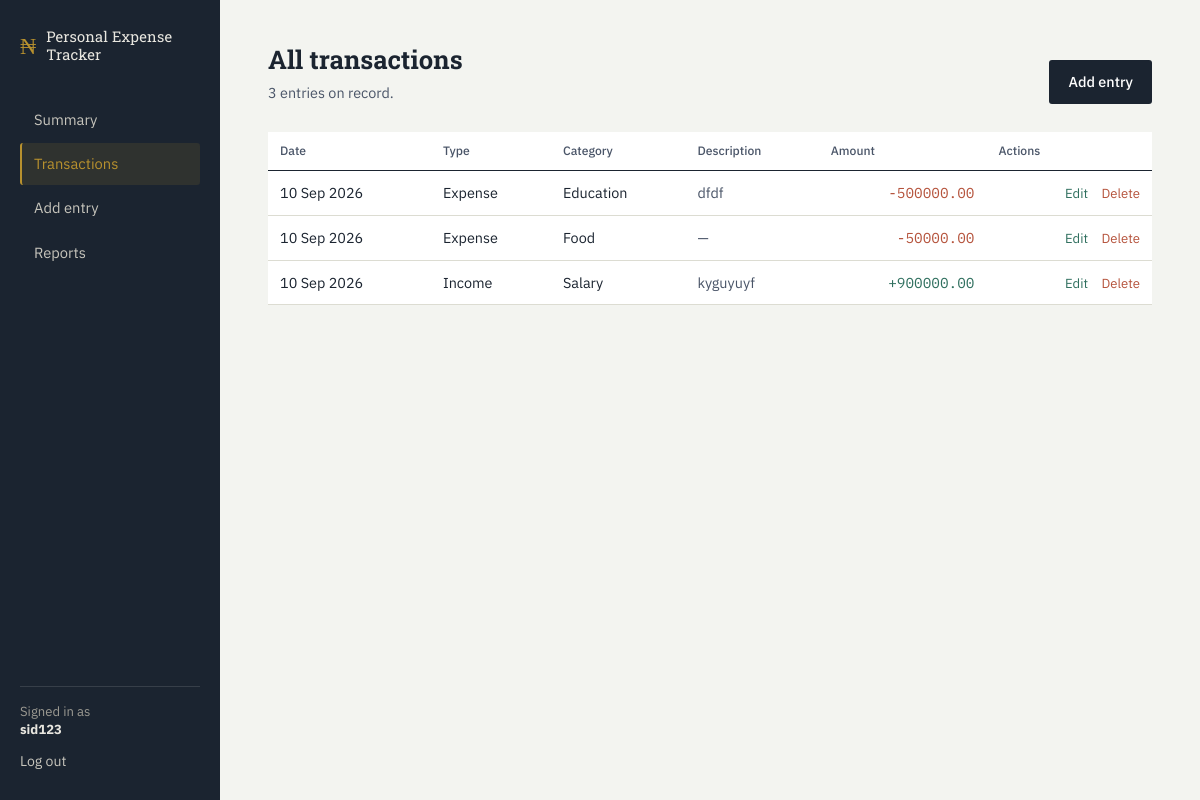
/transactions/ (signed in), run on the app's committed database.
### tracker/models.py (models this page shows, shortened)
class Transaction(models.Model):
    user = models.ForeignKey(User, on_delete=models.CASCADE, related_name="transactions")
    type = models.CharField(max_length=10, choices=TYPE_CHOICES)
    amount = models.DecimalField(max_digits=12, decimal_places=2)
    category = models.CharField(max_length=30, choices=CATEGORY_CHOICES)
    description = models.CharField(max_length=255, blank=True)
    date = models.DateField()
    created_at = models.DateTimeField(auto_now_add=True)
    class Meta:
        ordering = ["-date", "-created_at"]
    @property
    def category_label(self):
        return CATEGORY_LABELS.get(self.category, self.category)

### tracker/views.py (the view)
# urls.py: path("transactions/", views.transaction_list_view, name="transaction_list"),
@login_required
def transaction_list_view(request):
    transactions = Transaction.objects.filter(user=request.user)
    return render(request, "tracker/transaction_list.html", {"transactions": transactions})

### templates/tracker/transaction_list.html (shortened to what this page needs)
{% extends "tracker/base.html" %}
{% block content %}
<div class="panel-header">
    <div>
        <h1>All transactions</h1>
        <p class="panel-sub">{{ transactions|length }} entr{{ transactions|length|pluralize:"y,ies" }} on record.</p>
    </div>
    <a href="{% url 'transaction_add' %}" class="btn btn-primary">Add entry</a>
</div>
{% if transactions %}
<table class="ledger">
    <thead>
        <tr>
            <th>Date</th>
            <th>Type</th>
            <th>Category</th>
            <th>Description</th>
            <th class="align-right">Amount</th>
            <th class="align-right">Actions</th>
        </tr>
    </thead>
    <tbody>
        {% for t in transactions %}
        <tr>
            <td>{{ t.date|date:"d M Y" }}</td>
            <td>{{ t.get_type_display }}</td>
            <td>{{ t.category_label }}</td>
            <td class="muted">{{ t.description|default:"—" }}</td>
            <td class="align-right {% if t.type == 'income' %}amount-income{% else %}amount-expense{% endif %}">
                {% if t.type == 'income' %}+{% else %}-{% endif %}{{ t.amount|floatformat:2 }}
            </td>
            <td class="align-right">
                <a href="{% url 'transaction_edit' t.pk %}" class="text-link">Edit</a>
                <a href="{% url 'transaction_delete' t.pk %}" class="text-link text-link-danger">Delete</a>
            </td>
        </tr>
        {% endfor %}
    </tbody>
</table>
{% else %}
<div class="empty-state">
    <p>No entries yet.</p>
    <a href="{% url 'transaction_add' %}" class="btn btn-primary">Record your first transaction</a>
</div>
{% endif %}
{% endblock %}

### templates/tracker/base.html (shortened to what this page needs)
{% load static %}
<!DOCTYPE html>
<html lang="en">
<head>
    <link rel="stylesheet" href="{% static 'tracker/css/style.css' %}">
</head>
<body>
    {% if user.is_authenticated %}
    <div class="app-shell">
        <aside class="sidebar">
            <div class="brand">
                <span class="brand-mark">&#8358;</span>
                <span class="brand-name">Personal Expense Tracker</span>
            </div>
            <nav class="side-nav">
                <a href="{% url 'dashboard' %}" class="{% if request.resolver_match.url_name == 'dashboard' %}active{% endif %}">Summary</a>
                <a href="{% url 'transaction_list' %}" class="{% if request.resolver_match.url_name == 'transaction_list' %}active{% endif %}">Transactions</a>
                <a href="{% url 'transaction_add' %}" class="{% if request.resolver_match.url_name == 'transaction_add' %}active{% endif %}">Add entry</a>
                <a href="{% url 'reports' %}" class="{% if request.resolver_match.url_name == 'reports' %}active{% endif %}">Reports</a>
            </nav>
            <div class="side-footer">
                <div class="side-user">Signed in as<br><strong>{{ user.username }}</strong></div>
                <form method="post" action="{% url 'logout' %}">
                    <button type="submit" class="link-btn">Log out</button>
                </form>
            </div>
        </aside>
        <main class="main-panel">
            {% block content %}{% endblock %}
        </main>
    </div>
    {% endif %}
</body>
</html>

### static/tracker/css/style.css (style rules this page uses)
:root { --ink: #1B2430; --ink-soft: #4A5568; --paper: #F3F4F0; --paper-raised: #FFFFFF; --line: #DCDCD2; --gold: #B8912E; --income: #2F6F5E; --income-soft: #E6EFEC; --expense: #B5533C; --expense-soft: #F5E7E2; --radius: 3px; }
* { box-sizing: border-box; }
body { margin: 0; font-family: 'IBM Plex Sans', -apple-system, sans-serif; background: var(--paper); color: var(--ink); font-size: 15px; line-height: 1.5; }
h1, h2, h3 { font-family: 'Roboto Slab', serif; font-weight: 700; color: var(--ink); margin: 0 0 4px; }
h1 { font-size: 1.6rem; }
a { color: var(--income); }
.app-shell { display: flex; min-height: 100vh; }
.sidebar { width: 220px; flex-shrink: 0; background: var(--ink); color: #E8E6DF; display: flex; flex-direction: column; padding: 28px 20px; }
.brand { display: flex; align-items: center; gap: 10px; margin-bottom: 36px; }
.brand-mark { font-family: 'Roboto Slab', serif; font-size: 1.4rem; color: var(--gold); }
.brand-name { font-family: 'Roboto Slab', serif; font-size: 0.92rem; line-height: 1.2; letter-spacing: 0.01em; }
.side-nav { display: flex; flex-direction: column; gap: 2px; flex-grow: 1; }
.side-nav a { color: #C7C5BC; text-decoration: none; padding: 10px 12px; border-radius: var(--radius); font-size: 0.92rem; border-left: 2px solid transparent; }
.side-nav a.active { background: rgba(184,145,46,0.12); color: var(--gold); border-left: 2px solid var(--gold); }
.side-footer { border-top: 1px solid rgba(255,255,255,0.12); padding-top: 16px; margin-top: 16px; }
.side-user { font-size: 0.82rem; color: #9C9A92; margin-bottom: 10px; line-height: 1.4; }
.side-user strong { color: #E8E6DF; }
.link-btn { background: none; border: none; color: #C7C5BC; font-size: 0.88rem; cursor: pointer; padding: 0; font-family: inherit; }
.main-panel { flex-grow: 1; padding: 40px 48px; max-width: 980px; }
.btn { display: inline-block; padding: 10px 18px; border-radius: var(--radius); font-size: 0.9rem; font-weight: 500; text-decoration: none; border: 1px solid transparent; cursor: pointer; font-family: inherit; }
.btn-primary { background: var(--ink); color: #fff; }
.panel-header { display: flex; justify-content: space-between; align-items: flex-end; margin-bottom: 28px; }
.panel-sub { color: var(--ink-soft); font-size: 0.9rem; margin: 0; }
.ledger { width: 100%; border-collapse: collapse; background: var(--paper-raised); }
.ledger th { text-align: left; font-size: 0.76rem; color: var(--ink-soft); font-weight: 500; padding: 10px 12px; border-bottom: 1px solid var(--ink); }
.ledger td { padding: 11px 12px; border-bottom: 1px solid var(--line); font-size: 0.9rem; }
.align-right { text-align: right; }
.muted { color: var(--ink-soft); }
.amount-income { color: var(--income); font-family: 'IBM Plex Mono', monospace; }
.amount-expense { color: var(--expense); font-family: 'IBM Plex Mono', monospace; }
.text-link { font-size: 0.82rem; margin-left: 10px; text-decoration: none; }
.text-link-danger { color: var(--expense); }

### data on the page
Transaction: date "10 Sep 2026", type "Expense", category_label "Education", description "dfdf", amount "500000.00"
Transaction: date "10 Sep 2026", type "Expense", category_label "Food", description "—", amount "50000.00"
Transaction: date "10 Sep 2026", type "Income", category_label "Salary", description "kyguyuyf", amount "900000.00"

### other printed values
{{ user.username }} "sid123"
{{ transactions|length }} "3"
